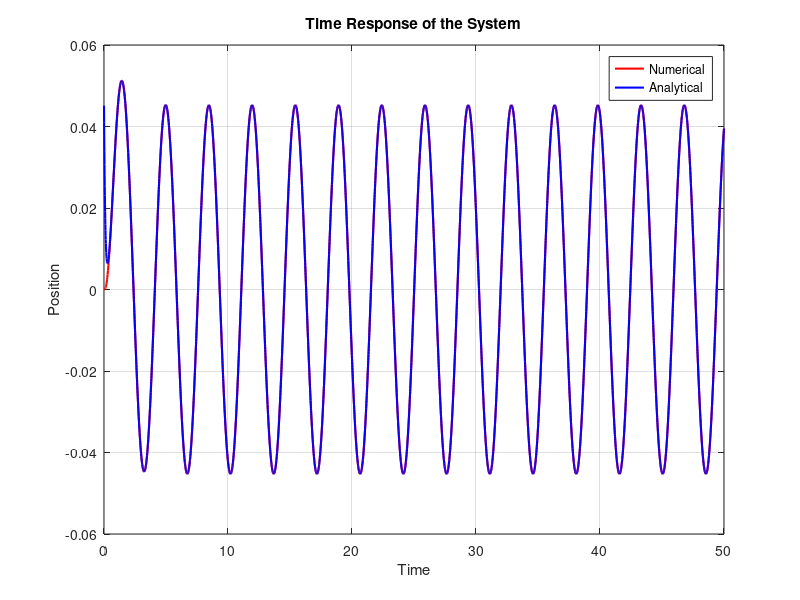

Recreate this plot in MATLAB.
%% Revian Syam Arifin - 13621066
% No 4

%% Define the system parameters
M = 1;
C = 11;
K = 13;
omega = 1.802775638;
F = 1;

% Define the differential equation
diffeq = @(t, y) [y(2); (F*sin(omega*t) - C*y(2) - K*y(1))/M];

% Define the time span
tspan = [0 50];  % Adjust the end time as needed

% Define the initial conditions
initial_conditions = [0; 0];

% Solve the differential equation
[t, y] = ode45(diffeq, tspan, initial_conditions);

% Extract the position and velocity
x = y(:, 1);
v = y(:, 2);

% Define the time span
tspan1 = 0:0.01:50;  % Adjust the time span as needed

% Evaluate the expression
x_analytic = -0.04061*cos(1.80277*tspan1) + 0.01996*sin(1.80277*tspan1) + 0.04061*exp(-11*tspan1/2).*cosh(4.15331*tspan1) + 0.04511*exp(-11*tspan1/2).*cosh(4.15331*tspan1);

% Plot the time response
% Plot the time response
plot(t, x, 'r','LineWidth', 1.5);
hold on
plot(tspan1, x_analytic,'b','LineWidth', 1.5);
xlabel('Time');
ylabel('Position');
title('Time Response of the System');
legend("Numerical","Analytical")
grid on;
